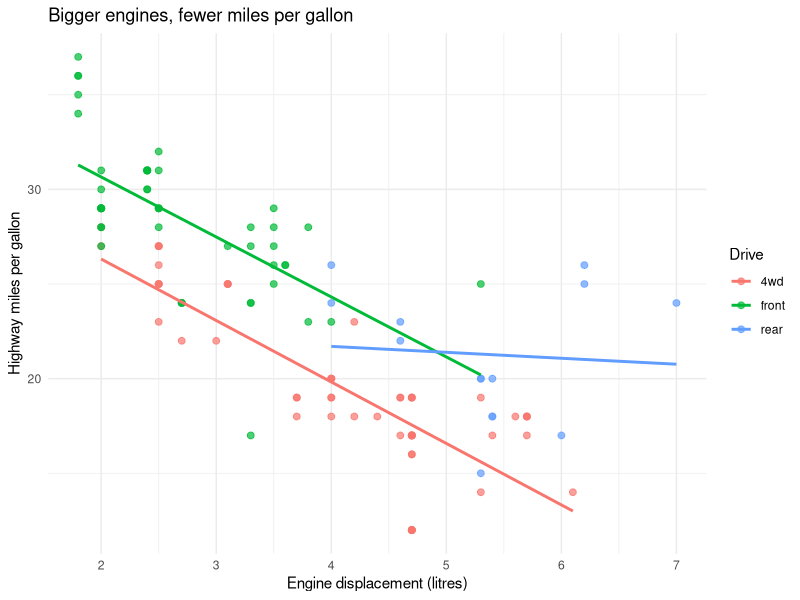
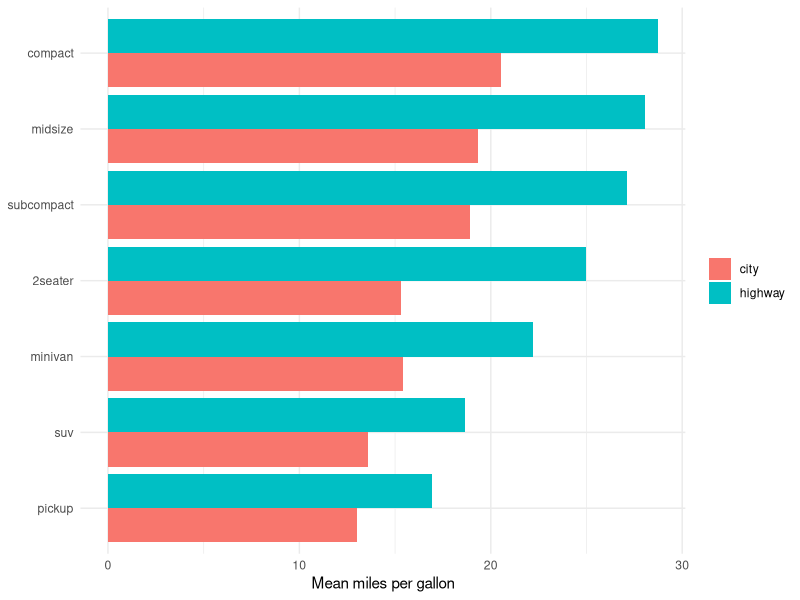

Write the R code that produced these figures, in order.
# Example tRm script: a small tidyverse pipeline with base R pipes (|>)
#
# Put the cursor on a line and press Ctrl+Enter to run it (or the whole
# multi-line pipeline it belongs to). Ctrl+A then Ctrl+Enter runs everything.
# Watch the Environment pane fill up and the plot appear in the Plots pane.
# Toggle the outline with Ctrl+Shift+O (or Alt+O).

# Setup ----
library(dplyr)
library(tidyr)
library(ggplot2)

# Data: fuel economy of 234 cars (ships with ggplot2)
cars <- mpg
glimpse(cars)

# Clean ----
cars_clean <- cars |>
  mutate(
    class = factor(class),
    drive = recode(drv, f = "front", r = "rear", `4` = "4wd"),
    kpl   = hwy * 0.425   # highway miles per gallon -> km per litre
  ) |>
  filter(year == 2008)

# Summarise ----
by_class <- cars_clean |>
  group_by(class) |>
  summarise(
    n        = n(),
    mean_hwy = mean(hwy),
    mean_cty = mean(cty),
    .groups  = "drop"
  ) |>
  arrange(desc(mean_hwy))

by_class

# Reshape to long format for plotting city vs. highway side by side
by_class_long <- by_class |>
  pivot_longer(c(mean_hwy, mean_cty), names_to = "road", values_to = "mpg") |>
  mutate(road = recode(road, mean_hwy = "highway", mean_cty = "city"))

# Helper ----
# A small function using the native lambda syntax \(x)
top_n_models <- function(data, n = 3) {
  data |>
    slice_max(hwy, n = n, with_ties = FALSE) |>
    select(manufacturer, model, hwy) |>
    (\(d) { cat("Top", n, "models by highway mpg:\n"); d })()
}

top_n_models(cars_clean, n = 5)

# Plot ----
ggplot(cars_clean, aes(displ, hwy, colour = drive)) +
  geom_point(size = 2, alpha = 0.7) +
  geom_smooth(method = "lm", se = FALSE, formula = y ~ x) +
  labs(
    title  = "Bigger engines, fewer miles per gallon",
    x      = "Engine displacement (litres)",
    y      = "Highway miles per gallon",
    colour = "Drive"
  ) +
  theme_minimal()

# Second plot: use Left/Right in the Plots pane to flip between plots
by_class_long |>
  ggplot(aes(reorder(class, mpg), mpg, fill = road)) +
  geom_col(position = "dodge") +
  coord_flip() +
  labs(x = NULL, y = "Mean miles per gallon", fill = NULL) +
  theme_minimal()

# Try next ----
# View(by_class)       opens the table in the Viewer pane
# ?pivot_longer        opens help in the Help pane
